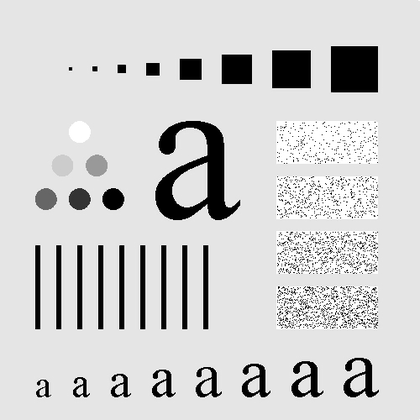
%> input picture Filters/I.bmp, 420 x 420 px, shrunk from 500 x 500 before the run
$ octave --eval "result = EdgeMagnit('I.bmp');"   (GNU Octave 9; MATLAB toolbox functions it lacks are replaced by stand-ins)
%> lines starting %> are read from the running program, lines starting %| are printed output that depends on the picture
### Filters/Sobel.m
function [output] = Sobel(unFilteredImage,oneChar)
%UNTITLED3 Summary of this function goes here
%   Detailed explanation goes here
B=padarray(unFilteredImage,[1 1]);
My = [-1 0 1; -2 0 2; -1 0 1];
Mx = [-1 -2 -1; 0 0 0; 1 2 1];
output=zeros(size(unFilteredImage));
if oneChar=='H'
    for i=2 :size(unFilteredImage,1)
        for j=2:size(unFilteredImage,2)
            output(i-1,j-1)=sum(sum(Mx.*B(i-1:i+1,j-1:j+1)));
        end
    end
elseif oneChar=='V'
    for i=2 :size(unFilteredImage,1)
        for j=2:size(unFilteredImage,2)
            output(i-1,j-1)=sum(sum(My.*B(i-1:i+1,j-1:j+1)));
        end
    end
end
end

### Filters/EdgeMagnit.m
function [output] = EdgeMagnit(path)
%> called with path = 'I.bmp'
%UNTITLED4 Summary of this function goes here
%   Detailed explanation goes here
I=imread(path);
%> I is the input picture: size 420x420 uint8; min 0, max 255, mean 207.2
Idouble=double(I);

first=Sobel(Idouble,'H');
%> in Sobel, `B=padarray(unFilteredImage,[1 1]);`:
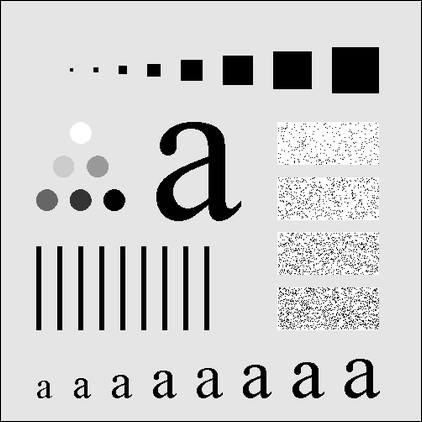
%> B: size 422x422 double; min 0, max 255, mean 205.2
%> after the loop in Sobel, `for i=2 :size(unFilteredImage,1)`:
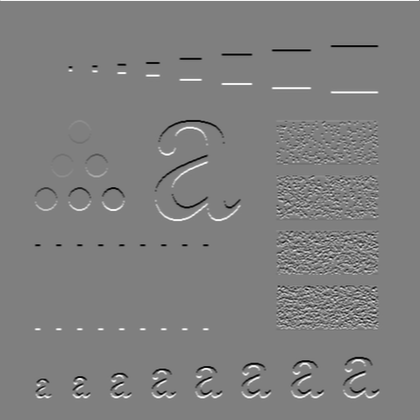
%> output: size 420x420 double; min -1008, max 1008, mean 2.2; drawn with min black and max white
second=Sobel(Idouble,'V');
%> call 2 of Sobel, with oneChar = 'V'
%> after the loop in Sobel (call 2), `for i=2 :size(unFilteredImage,1)`:
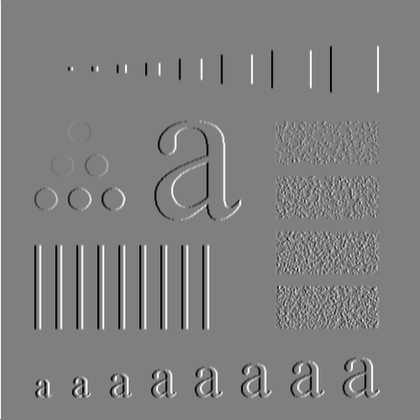
%> output: size 420x420 double; min -1010, max 1008, mean 2.2; drawn with min black and max white
output=zeros(size(first));
for i=1 :size(second,1)
    for j=1:size(second,2)
        output(i,j)=sqrt(first(i,j).^2+second(i,j).^2);
    end
end
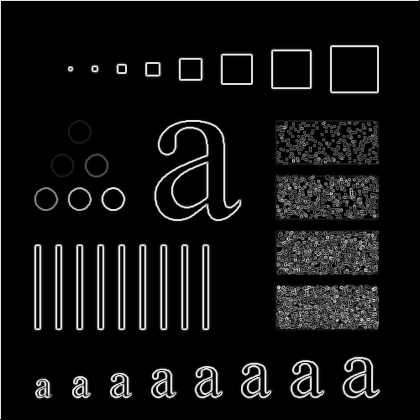
%> output: size 420x420 double; min 0, max 1040.5, mean 76.7; drawn with min black and max white
output=uint8(output);
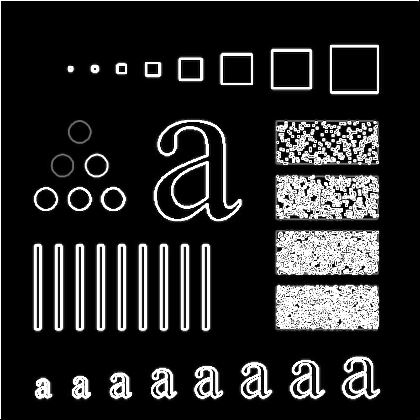
%> output: size 420x420 uint8; min 0, max 255, mean 40.1
end
